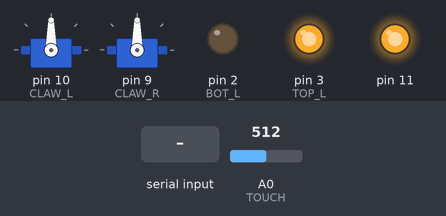
Bench run of a sketch on a simulated Arduino Uno, built with avr-gcc and run on an emulated ATmega328P. On the bench: 2 × servo, output pins drawn as LEDs (lit = HIGH). The inputs (shaded band) are chosen by the test bench; at power-on: A0 (TOUCH) = 512. Pins used as bus, display or sensor lines are not drawn; what the sketch prints to the serial monitor is not drawn.

Above: at 1.2 s.
1.3 s: "o\n" received over Serial
At 2.5 s:
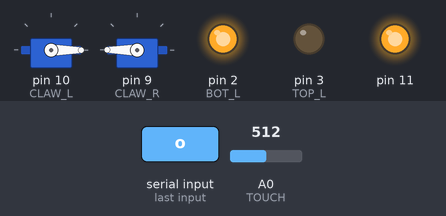
2.8 s: byte 107 ('k') received over Serial
At 3.7 s:
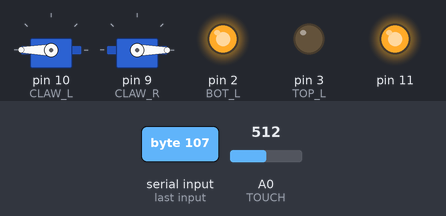
Timing chart, 0 to 5.8 s (numbered marks = the images above; inputs shaded):
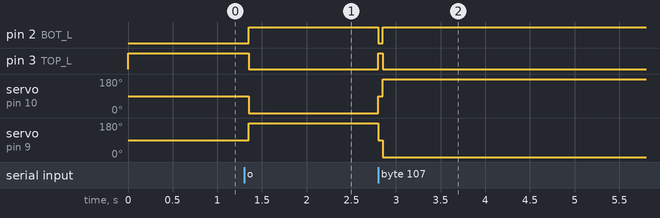

The sketch:

claw.ino
```cpp
#include <Servo.h>
#include <string.h>
#define DEV_ID  3
#define CLAW_L  10
#define BOT_L   2
#define TOP_L   3
#define CLAW_R  9
#define BOT_R   0
#define TOP_R   1
#define TOUCH   A0
#define MAX_DISTANCE  200

Servo claw_l;
Servo claw_r;
unsigned long time;
char msg[64];

int limit(int x, int a, int b) {
  if (x > b) {
    return b;
  } else if (x < a) {
    return a;
  } else {
    return x;
  }
}

bool touch() {
  return analogRead(TOUCH) < 3;
}

void setclaw(int vel) {
  vel = limit(vel, -90, 90);
  claw_l.write(90 - vel);
  claw_r.write(vel + 90);
}

void stopclaw() {
  digitalWrite(TOP_R, HIGH);
  digitalWrite(BOT_R, LOW);
  digitalWrite(TOP_L, HIGH);
  digitalWrite(BOT_L, LOW);
  setclaw(0);
  //Serial.println("stopclaw");
}

void openclaw() {
  stopclaw();
  delay(50);
  setclaw(90);
  digitalWrite(BOT_R, HIGH);
  digitalWrite(TOP_R, LOW);
  digitalWrite(BOT_L, HIGH);
  digitalWrite(TOP_L, LOW);
  //Serial.println("openclaw");
}

void closeclaw() {
  stopclaw();
  delay(50);
  setclaw(-90);
  digitalWrite(BOT_R, HIGH);
  digitalWrite(TOP_R, LOW);
  digitalWrite(BOT_L, HIGH);
  digitalWrite(TOP_L, LOW);
  //Serial.println("closeclaw");
}

void setup() {
  claw_l.attach(CLAW_L);
  claw_r.attach(CLAW_R);
  pinMode(TOP_L, OUTPUT);
  pinMode(BOT_L, OUTPUT);
  pinMode(TOP_R, OUTPUT);
  pinMode(BOT_R, OUTPUT);
  pinMode(TOUCH, INPUT);
  pinMode(11, OUTPUT);

  Serial.begin(38400);
  stopclaw();
  digitalWrite(11, HIGH);
  time = millis();
}

void loop() {
  if (Serial.available() > 0) {
    char c = Serial.read();
    switch (c) {
      case ' ':
        stopclaw();
        break;
      case 'o':
        openclaw();
        break;
      case 'k':
        closeclaw();
        break;
      case '\n':
        // do nothing
        break;
      default:
        //Serial.println("err: bad command");
        //Serial.println(c);
        break;
    }
  }
  if (millis() - time > 100) { // 10Hz
    sprintf(msg, "[%d %d]", DEV_ID,
        touch());
    Serial.println(msg);
    time = millis();
  }
}
```

Measured:
- after the input at 1.3 s, pin 2 (BOT_L): LOW → HIGH after 0.05 s; pin 3 (TOP_L): HIGH → LOW after 0.05 s; servo on pin 10 (CLAW_L): 90° → 0° after 0.05 s; servo on pin 9 (CLAW_R): 90° → 180° after 0.05 s
- after the input at 2.8 s, pin 2 (BOT_L): HIGH → LOW at once, → HIGH 0.05 s later; pin 3 (TOP_L): LOW → HIGH at once, → LOW 0.05 s later; servo on pin 10 (CLAW_L): 0° → 180° at once; servo on pin 9 (CLAW_R): 180° → 0° at once
